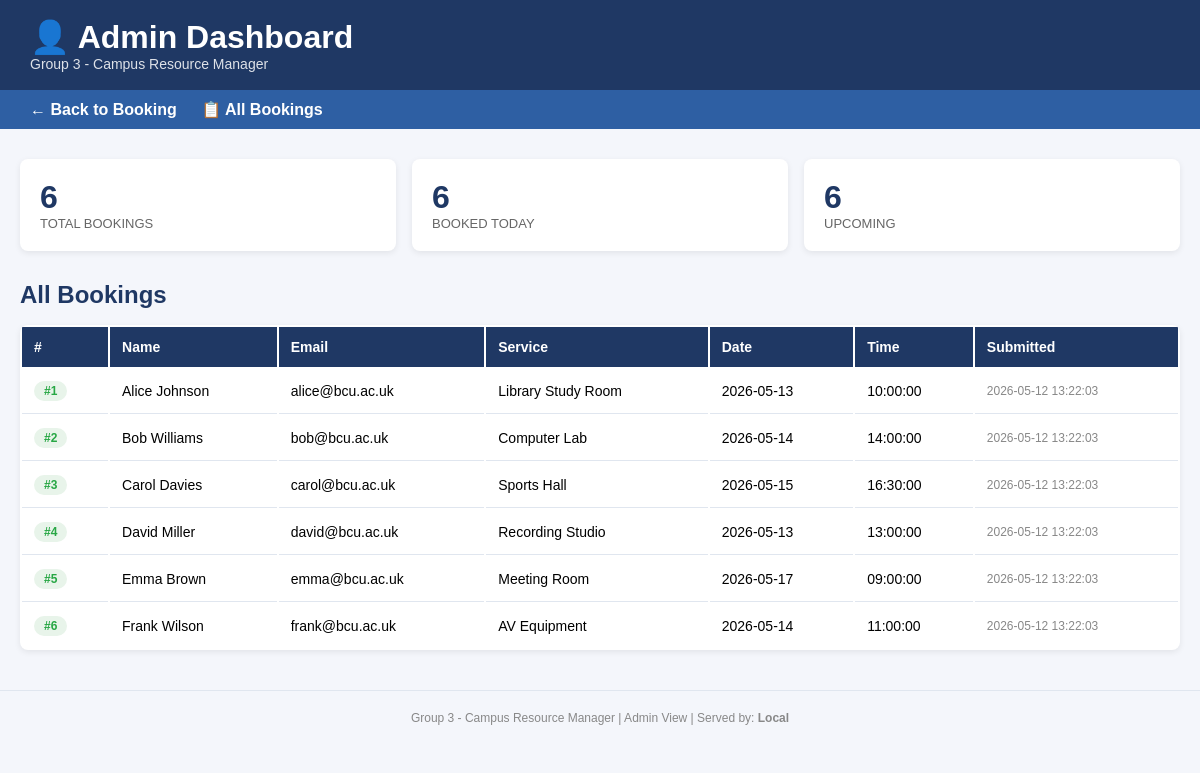
The app's page /booking_app/admin.php with its own data.
### tables this page shows
CREATE TABLE appointments (
    id           INT AUTO_INCREMENT PRIMARY KEY,
    name         VARCHAR(100) NOT NULL,
    email        VARCHAR(150) NOT NULL,
    service_id   INT NOT NULL,
    appt_date    DATE NOT NULL,
    appt_time    TIME NOT NULL,
    notes        VARCHAR(500) DEFAULT NULL,
    created_at   TIMESTAMP DEFAULT CURRENT_TIMESTAMP,
    INDEX idx_appt_date (appt_date),
    INDEX idx_created (created_at),
    FOREIGN KEY (service_id) REFERENCES services(id)
);

CREATE TABLE services (
    id              INT AUTO_INCREMENT PRIMARY KEY,
    name            VARCHAR(100) NOT NULL,
    description     VARCHAR(255) NOT NULL,
    image_filename  VARCHAR(100) NOT NULL,
    created_at      TIMESTAMP DEFAULT CURRENT_TIMESTAMP
);

### booking_app/db_config.php (called while the page is built, shortened)
<?php
$server_id  = getenv('SERVER_ID')   ?: 'Local';
?>

### booking_app/admin.php (the view, shortened to what this page needs)
<?php require_once("db_config.php"); ?>
<!DOCTYPE html>
<html lang="en">
<head>
</head>
<body>
<header>
    <h1>👤 Admin Dashboard</h1>
    <p style="opacity:0.85; font-size:14px;">Group 3 - Campus Resource Manager</p>
</header>
<nav>
    <a href="index.php">← Back to Booking</a>
    <a href="admin.php">📋 All Bookings</a>
</nav>
<div class="container">
    <?php
    $total       = $conn->query("SELECT COUNT(*) AS c FROM appointments")->fetch_assoc()['c'];
    $today_count = $conn->query("SELECT COUNT(*) AS c FROM appointments WHERE DATE(created_at)=CURDATE()")->fetch_assoc()['c'];
    $upcoming    = $conn->query("SELECT COUNT(*) AS c FROM appointments WHERE appt_date >= CURDATE()")->fetch_assoc()['c'];
    ?>
    <div class="stats">
        <div class="stat-card"><div class="num"><?php echo $total; ?></div><div class="label">Total Bookings</div></div>
        <div class="stat-card"><div class="num"><?php echo $today_count; ?></div><div class="label">Booked Today</div></div>
        <div class="stat-card"><div class="num"><?php echo $upcoming; ?></div><div class="label">Upcoming</div></div>
    </div>
    <h2>All Bookings</h2>
    <table>
        <thead>
            <tr>
                <th>#</th><th>Name</th><th>Email</th><th>Service</th>
                <th>Date</th><th>Time</th><th>Submitted</th>
            </tr>
        </thead>
        <tbody>
            <?php
            $sql = "SELECT a.id, a.name, a.email, s.name AS service, a.appt_date, a.appt_time, a.created_at
                    FROM appointments a
                    LEFT JOIN services s ON a.service_id = s.id
                    ORDER BY a.created_at DESC";
            $result = $conn->query($sql);
            if ($result && $result->num_rows > 0) {
                while ($row = $result->fetch_assoc()) {
                    $service_name = isset($row['service']) ? $row['service'] : 'N/A';
                    echo '<tr>';
                    echo '<td><span class="badge">#' . (int)$row['id'] . '</span></td>';
                    echo '<td>' . htmlspecialchars($row['name']) . '</td>';
                    echo '<td>' . htmlspecialchars($row['email']) . '</td>';
                    echo '<td>' . htmlspecialchars($service_name) . '</td>';
                    echo '<td>' . htmlspecialchars($row['appt_date']) . '</td>';
                    echo '<td>' . htmlspecialchars($row['appt_time']) . '</td>';
                    echo '<td style="color:#888;font-size:12px;">' . htmlspecialchars($row['created_at']) . '</td>';
                    echo '</tr>';
                }
            } else {
                echo '<tr><td colspan="7" class="empty">No bookings yet. Be the first to book!</td></tr>';
            }
            ?>
        </tbody>
    </table>
</div>
<footer>
    Group 3 - Campus Resource Manager | Admin View | Served by: <strong><?php echo htmlspecialchars($server_id); ?></strong>
</footer>
</body>
</html>

### booking_app/admin.php (style rules this page uses)
* { margin: 0; padding: 0; box-sizing: border-box; font-family: Arial, sans-serif; }
body { background: #f4f6fb; }
header { background: #1F3864; color: white; padding: 18px 30px; }
nav { background: #2E5FA3; padding: 10px 30px; }
nav a { color: white; text-decoration: none; margin-right: 20px; font-weight: bold; }
.container { max-width: 1200px; margin: 30px auto; padding: 0 20px; }
h2 { color: #1F3864; margin-bottom: 16px; }
.stats { display: flex; gap: 16px; margin-bottom: 30px; }
.stat-card { background: white; padding: 20px; border-radius: 8px; flex: 1; box-shadow: 0 2px 6px rgba(0,0,0,0.08); }
.stat-card .num { font-size: 32px; color: #1F3864; font-weight: bold; }
.stat-card .label { color: #666; font-size: 13px; text-transform: uppercase; }
table { width: 100%; background: white; border-radius: 8px; overflow: hidden; box-shadow: 0 2px 6px rgba(0,0,0,0.08); }
th { background: #1F3864; color: white; padding: 12px; text-align: left; font-size: 14px; }
td { padding: 12px; border-bottom: 1px solid #e0e6ef; font-size: 14px; }
tr:last-child td { border-bottom: none; }
.badge { display: inline-block; background: #e8f4ea; color: #28a745; padding: 3px 10px; border-radius: 12px; font-size: 12px; font-weight: bold; }
footer { text-align: center; padding: 20px; color: #888; font-size: 12px; margin-top: 40px; border-top: 1px solid #e0e6ef; }

### records on screen
appointments: id "1", name "Alice Johnson", email "alice@bcu.ac.uk", service.name "Library Study Room", appt_date "2026-05-13", appt_time "10:00:00", created_at "2026-05-12 13:22:03"
appointments: id "2", name "Bob Williams", email "bob@bcu.ac.uk", service.name "Computer Lab", appt_date "2026-05-14", appt_time "14:00:00", created_at "2026-05-12 13:22:03"
appointments: id "3", name "Carol Davies", email "carol@bcu.ac.uk", service.name "Sports Hall", appt_date "2026-05-15", appt_time "16:30:00", created_at "2026-05-12 13:22:03"
appointments: id "4", name "David Miller", email "david@bcu.ac.uk", service.name "Recording Studio", appt_date "2026-05-13", appt_time "13:00:00", created_at "2026-05-12 13:22:03"
appointments: id "5", name "Emma Brown", email "emma@bcu.ac.uk", service.name "Meeting Room", appt_date "2026-05-17", appt_time "09:00:00", created_at "2026-05-12 13:22:03"
appointments: id "6", name "Frank Wilson", email "frank@bcu.ac.uk", service.name "AV Equipment", appt_date "2026-05-14", appt_time "11:00:00", created_at "2026-05-12 13:22:03"

### other values on screen
$total "6"
$today_count "6"
$upcoming "6"
$server_id "Local"
